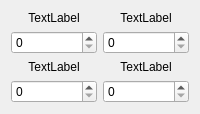
          <widget class="QWidget" name="tab_13">
           <attribute name="title">
            <string>Input Variable</string>
           </attribute>
           <layout class="QGridLayout" name="gridLayout_9">
            <item row="0" column="1">
             <widget class="QLabel" name="label_21">
              <property name="text">
               <string>TextLabel</string>
              </property>
              <property name="alignment">
               <set>Qt::AlignCenter</set>
              </property>
             </widget>
            </item>
            <item row="3" column="2">
             <widget class="QSpinBox" name="spinBox_6">
              <property name="sizePolicy">
               <sizepolicy hsizetype="Preferred" vsizetype="Preferred">
                <horstretch>0</horstretch>
                <verstretch>0</verstretch>
               </sizepolicy>
              </property>
             </widget>
            </item>
            <item row="7" column="2">
             <widget class="QSpinBox" name="spinBox_8">
              <property name="sizePolicy">
               <sizepolicy hsizetype="Preferred" vsizetype="Preferred">
                <horstretch>0</horstretch>
                <verstretch>0</verstretch>
               </sizepolicy>
              </property>
             </widget>
            </item>
            <item row="3" column="1">
             <widget class="QSpinBox" name="spinBox_5">
              <property name="sizePolicy">
               <sizepolicy hsizetype="Preferred" vsizetype="Preferred">
                <horstretch>0</horstretch>
                <verstretch>0</verstretch>
               </sizepolicy>
              </property>
             </widget>
            </item>
            <item row="7" column="1">
             <widget class="QSpinBox" name="spinBox_7">
              <property name="sizePolicy">
               <sizepolicy hsizetype="Preferred" vsizetype="Preferred">
                <horstretch>0</horstretch>
                <verstretch>0</verstretch>
               </sizepolicy>
              </property>
             </widget>
            </item>
            <item row="0" column="2">
             <widget class="QLabel" name="label_22">
              <property name="text">
               <string>TextLabel</string>
              </property>
              <property name="alignment">
               <set>Qt::AlignCenter</set>
              </property>
             </widget>
            </item>
            <item row="6" column="1">
             <widget class="QLabel" name="label_23">
              <property name="text">
               <string>TextLabel</string>
              </property>
              <property name="alignment">
               <set>Qt::AlignCenter</set>
              </property>
             </widget>
            </item>
            <item row="6" column="2">
             <widget class="QLabel" name="label_24">
              <property name="text">
               <string>TextLabel</string>
              </property>
              <property name="alignment">
               <set>Qt::AlignCenter</set>
              </property>
             </widget>
            </item>
           </layout>
          </widget>
